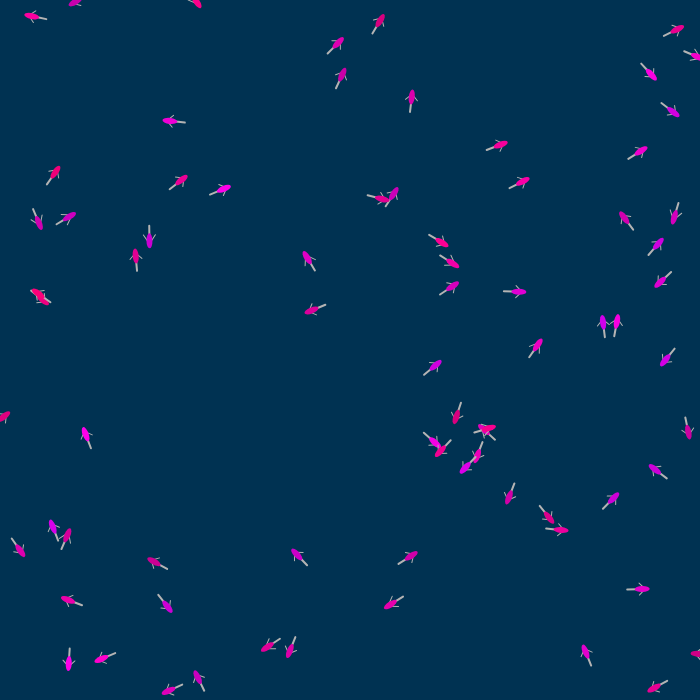
Frame 1 (no input)
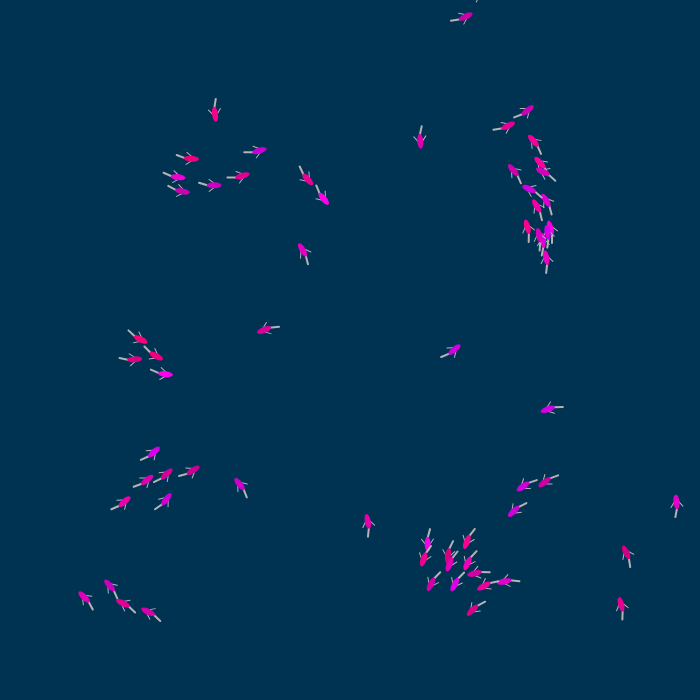
Frame 60 (no input)
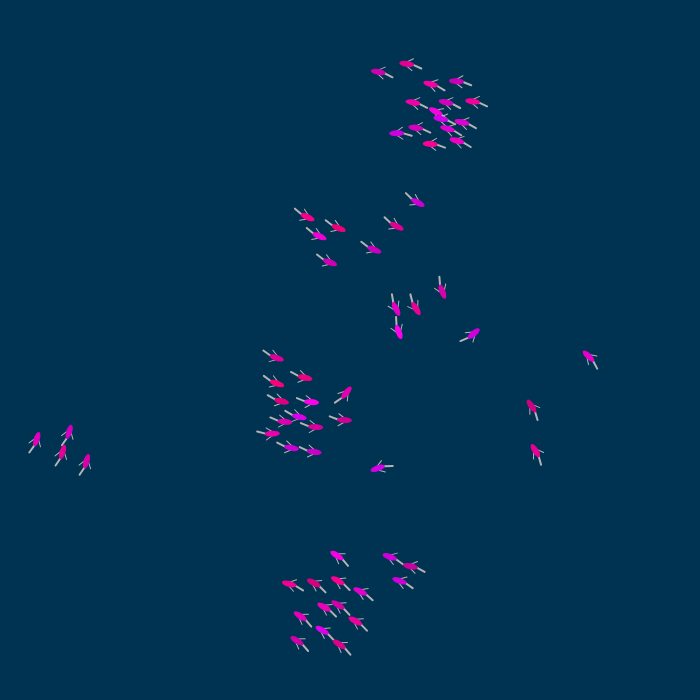
Frame 120 (the mouse pressed at the canvas centre since frame 60)

The p5.js sketch that drew these frames (run headless with seeded random() and noise() and a simulated clock; from frame 60 on, the mouse is pressed at the canvas centre):

// p5.js sketch
// ── sketch.js

// Demonstration of Craig Reynolds' "Flocking" behavior
//Modified from Daniel Shiffman's Nature of Code
// See: http://www.red3d.com/cwr/
// Rules: Cohesion, Separation, Alignment

var flock;

var beta = 0.0;

var sepslider, alislider, cohslider;
var sepp, alip, cohp;

function setup() {

	createCanvas(700, 700);
	flock = new Flock();
	// Add an initial set of boids into the system
	for (var i = 0; i < 75; i++) {
		var b = new Boid(random(width), random(height));
		flock.addBoid(b);
	}

	//sliders to control flock
	sepslider = createSlider(1, 100, 55);
	sepslider.position(width + 10, 40);
	alislider = createSlider(1, 100, 60);
	alislider.position(width + 10, 80);
	cohslider = createSlider(1, 100, 45);
	cohslider.position(width + 10, 120);
	//titles for sliders
	sepp = createP("separation: ");
	sepp.position(width+10,10);
	alip = createP("alignment: ");
	alip.position(width+10,50);
	cohp = createP("cohesion: ");
	cohp.position(width+10,90);
}

function draw() {
	background(0, 50, 82);
	flock.run();
	beta += 0.25;
}

// ── boid.js
// Boid class
// Methods for Separation, Cohesion, Alignment added

function Boid(x, y) {
	this.acceleration = createVector(0, 0);
	this.velocity = createVector(random(-1, 1), random(-1, 1));
	this.position = createVector(x, y);
	this.r = 3.0;
	this.maxspeed = 3; // Maximum speed
	this.maxforce = 0.055; // Maximum steering force


	this.col = color(random(200,255), 0, random(120,235));

	this.run = function(boids) {
		this.flock(boids);
		this.update();
		this.borders();
		this.render();
	};

	this.applyForce = function(force) {
		// We could add mass here if we want A = F / M
		this.acceleration.add(force);
	};

	// We accumulate a new acceleration each time based on three rules
	this.flock = function(boids) {
		var sep = this.separate(boids); // Separation
		var ali = this.align(boids); // Alignment
		var coh = this.cohesion(boids); // Cohesion
		// Arbitrarily weight these forces
		sep.mult(map(sepslider.value(),1,100,0.1,5.0)); //1.8
		ali.mult(map(alislider.value(),1,100,0.1,4.0)); //1.4
		coh.mult(map(cohslider.value(),1,100,0.1,4.0)); //1.0
		// Add the force vectors to acceleration
		this.applyForce(sep);
		this.applyForce(ali);
		this.applyForce(coh);
	};

	// Method to update location
	this.update = function() {
		// Update velocity
		this.velocity.add(this.acceleration);
		// Limit speed
		this.velocity.limit(this.maxspeed);
		this.position.add(this.velocity);
		// Reset accelertion to 0 each cycle
		this.acceleration.mult(0);
	};

	// A method that calculates and applies a steering force towards a target
	// STEER = DESIRED MINUS VELOCITY
	this.seek = function(target) {
		var desired = p5.Vector.sub(target, this.position); // A vector pointing from the location to the target
		// Normalize desired and scale to maximum speed
		desired.normalize();
		desired.mult(this.maxspeed);
		// Steering = Desired minus Velocity
		desired.sub(this.velocity);
		desired.limit(this.maxforce); // Limit to maximum steering force
		return desired;
	};

	this.render = function() {
		var theta = this.velocity.heading() + radians(90);
		fill(this.col);
		stroke(180);
		push();
		translate(this.position.x, this.position.y);
		rotate(theta);
		//DRAW FINS AND TAIL FIRST
		var flap = map(sin(0.9*beta), -1, 1, 0, 2 * this.r);
		var tail = map(sin(1.2*beta),-1,1,-this.r,this.r);
		if (this.velocity.mag() < 0.4) flap = 2 * this.r;
		line(0, -this.r, 2 * this.r, flap);
		line(0, -this.r, -2 * this.r, flap);
		strokeWeight(2);
		line(tail,this.r*5,0,2*this.r);
		//DRAW BODY
		noStroke();
		ellipse(0,0,2*this.r,5*this.r);

		pop();
	};

	// Wraparound
	this.borders = function() {
		// if (this.position.x < -this.r)  this.position.x = width +this.r;
		// if (this.position.y < -this.r)  this.position.y = height+this.r;
		// if (this.position.x > width +this.r) this.position.x = -this.r;
		// if (this.position.y > height+this.r) this.position.y = -this.r;

		var desired = null;
		var d = 150.0;

		if (this.position.x < d) {
			desired = createVector(this.maxspeed, this.velocity.y);
		} else if (this.position.x > width - d) {
			desired = createVector(-this.maxspeed, this.velocity.y);
		}

		if (this.position.y < d) {
			desired = createVector(this.velocity.x, this.maxspeed);
		} else if (this.position.y > height - d) {
			desired = createVector(this.velocity.x, -this.maxspeed);
		}

		if (desired !== null) {
			desired.normalize();
			desired.mult(2*this.maxspeed);
			desired.sub(this.velocity);
			desired.limit(this.maxforce);
			this.applyForce(desired);
		}
	};

	// Separation
	// Method checks for nearby boids and steers away
	this.separate = function(boids) {
		var desiredseparation = 25.0;
		var steer = createVector(0, 0);
		var count = 0;
		// For every boid in the system, check if it's too close
		for (var i = 0; i < boids.length; i++) {
			var d = p5.Vector.dist(this.position, boids[i].position);
			// If the distance is greater than 0 and less than an arbitrary amount (0 when you are yourself)
			if ((d > 0) && (d < desiredseparation)) {
				// Calculate vector pointing away from neighbor
				var diff = p5.Vector.sub(this.position, boids[i].position);
				diff.normalize();
				diff.div(d); // Weight by distance
				steer.add(diff);
				count++; // Keep track of how many
			}
		}
		// Average -- divide by how many
		if (count > 0) {
			steer.div(count);
		}

		// As long as the vector is greater than 0
		if (steer.mag() > 0) {
			// Implement Reynolds: Steering = Desired - Velocity
			steer.normalize();
			steer.mult(this.maxspeed);
			steer.sub(this.velocity);
			steer.limit(this.maxforce);
		}
		return steer;
	};

	// Alignment
	// For every nearby boid in the system, calculate the average velocity
	this.align = function(boids) {
		var neighbordist = 50;
		var sum = createVector(0, 0);
		var count = 0;
		for (var i = 0; i < boids.length; i++) {
			var d = p5.Vector.dist(this.position, boids[i].position);
			if ((d > 0) && (d < neighbordist)) {
				sum.add(boids[i].velocity);
				count++;
			}
		}
		if (count > 0) {
			sum.div(count);
			sum.normalize();
			sum.mult(this.maxspeed);
			var steer = p5.Vector.sub(sum, this.velocity);
			steer.limit(this.maxforce);
			return steer;
		} else {
			return createVector(0, 0);
		}
	};

	// Cohesion
	// For the average location (i.e. center) of all nearby boids, calculate steering vector towards that location
	this.cohesion = function(boids) {
		var neighbordist = 50;
		var sum = createVector(0, 0); // Start with empty vector to accumulate all locations
		var count = 0;
		for (var i = 0; i < boids.length; i++) {
			var d = p5.Vector.dist(this.position, boids[i].position);
			if ((d > 0) && (d < neighbordist)) {
				sum.add(boids[i].position); // Add location
				count++;
			}
		}
		if (count > 0) {
			sum.div(count);
			return this.seek(sum); // Steer towards the location
		} else {
			return createVector(0, 0);
		}
	};
}

// ── flock.js
// Flock object
// Does very little, simply manages the array of all the boids

function Flock() {
  // An array for all the boids
    this.boids = []; // Initialize the array

  this.run = function() {
    for (var i = 0; i < this.boids.length; i++) {
      this.boids[i].run(this.boids);  // Passing the entire list of boids to each boid individually
    }
  };

  this.addBoid = function(b) {
    this.boids.push(b);
  };
}
